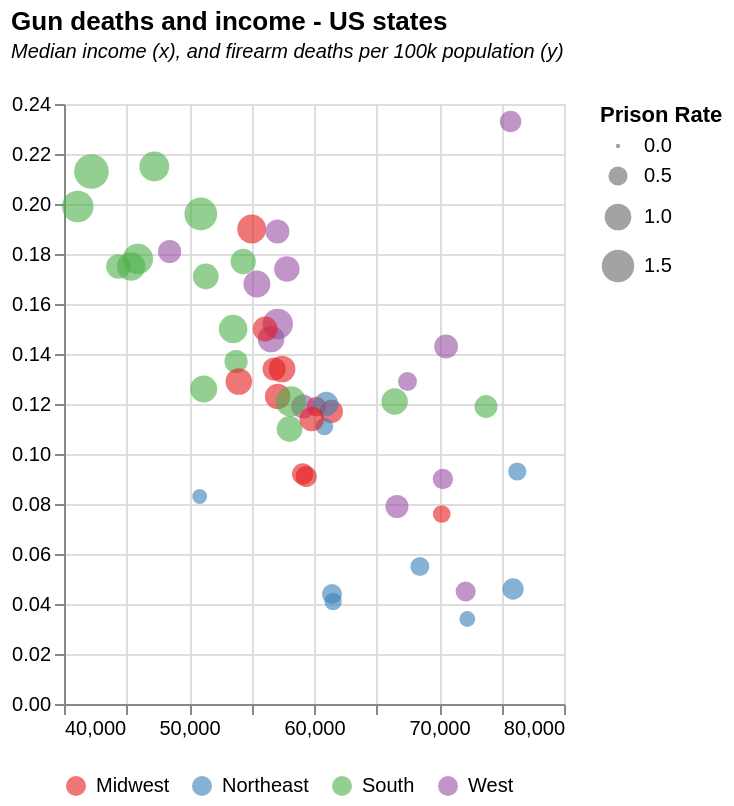

Source (Vega-Lite JSON):
### Vega-Lite specification from a JSON file in a GitHub repository (floating-point values rounded to 4 significant figures)
{"$schema": "https://vega.github.io/schema/vega-lite/v5.json", "description": "Various US measures state by state", "title": {"text": "Gun deaths and income - US states", "subtitle": ["Median income (x), and firearm deaths per 100k population (y)", ""], "subtitleFontStyle": "italic", "subtitleFontSize": 10, "anchor": "start", "color": "black"}, "data": {"values": [{"State": "Alabama", "StateInitials": "AL", "Gini": "0.472", "DeathRate": "21.5", "Firearms_vs_avg": "1.64700475", "medIncome": "47221", "Income_vs_med": "0.799827233", "ImprisonmentRate": "0.736", "PrisonRate": "1.264604811", "FirearmDeaths": "0.215", "GeographicDivision": "South"}, {"State": "Alaska", "StateInitials": "AK", "Gini": "0.422", "DeathRate": "23.3", "Firearms_vs_avg": "1.784893519", "medIncome": "75723", "Income_vs_med": "1.282592862", "ImprisonmentRate": "0.376", "PrisonRate": "0.64604811", "FirearmDeaths": "0.233", "GeographicDivision": "West"}, {"State": "Arizona", "StateInitials": "AZ", "Gini": "0.455", "DeathRate": "15.2", "Firearms_vs_avg": "1.164394055", "medIncome": "57100", "Income_vs_med": "0.967157303", "ImprisonmentRate": "0.764", "PrisonRate": "1.312714777", "FirearmDeaths": "0.152", "GeographicDivision": "West"}, {"State": "Arkansas", "StateInitials": "AR", "Gini": "0.458", "DeathRate": "17.8", "Firearms_vs_avg": "1.363566723", "medIncome": "45907", "Income_vs_med": "0.777570758", "ImprisonmentRate": "0.763", "PrisonRate": "1.310996564", "FirearmDeaths": "0.178", "GeographicDivision": "South"}, {"State": "California", "StateInitials": "CA", "Gini": "0.471", "DeathRate": "7.9", "Firearms_vs_avg": "0.605178489", "medIncome": "66637", "Income_vs_med": "1.128694592", "ImprisonmentRate": "0.43", "PrisonRate": "0.738831615", "FirearmDeaths": "0.079", "GeographicDivision": "West"}, {"State": "Colorado", "StateInitials": "CO", "Gini": "0.457", "DeathRate": "14.3", "Firearms_vs_avg": "1.095449671", "medIncome": "70566", "Income_vs_med": "1.195243822", "ImprisonmentRate": "0.46", "PrisonRate": "0.790378007", "FirearmDeaths": "0.143", "GeographicDivision": "West"}, {"State": "Connecticut", "StateInitials": "CT", "Gini": "0.486", "DeathRate": "4.6", "Firearms_vs_avg": "0.352382412", "medIncome": "75923", "Income_vs_med": "1.285980454", "ImprisonmentRate": "0.367", "PrisonRate": "0.630584192", "FirearmDeaths": "0.046", "GeographicDivision": "Northeast"}, {"State": "Delaware", "StateInitials": "DE", "Gini": "0.44", "DeathRate": "11", "Firearms_vs_avg": "0.842653593", "medIncome": "58046", "Income_vs_med": "0.983180609", "ImprisonmentRate": "0.544", "PrisonRate": "0.934707904", "FirearmDeaths": "0.11", "GeographicDivision": "South"}, {"State": "Florida", "StateInitials": "FL", "Gini": "0.474", "DeathRate": "12.6", "Firearms_vs_avg": "0.965221388", "medIncome": "51176", "Income_vs_med": "0.86681685", "ImprisonmentRate": "0.601", "PrisonRate": "1.032646048", "FirearmDeaths": "0.126", "GeographicDivision": "South"}, {"State": "Georgia", "StateInitials": "GA", "Gini": "0.468", "DeathRate": "15", "Firearms_vs_avg": "1.149073081", "medIncome": "53527", "Income_vs_med": "0.906637985", "ImprisonmentRate": "0.676", "PrisonRate": "1.161512027", "FirearmDeaths": "0.15", "GeographicDivision": "South"}, {"State": "Hawaii", "StateInitials": "HI", "Gini": "0.433", "DeathRate": "4.5", "Firearms_vs_avg": "0.344721924", "medIncome": "72133", "Income_vs_med": "1.221785599", "ImprisonmentRate": "0.323", "PrisonRate": "0.554982818", "FirearmDeaths": "0.045", "GeographicDivision": "West"}, {"State": "Idaho", "StateInitials": "ID", "Gini": "0.433", "DeathRate": "14.6", "Firearms_vs_avg": "1.118431132", "medIncome": "56564", "Income_vs_med": "0.958078558", "ImprisonmentRate": "0.587", "PrisonRate": "1.008591065", "FirearmDeaths": "0.146", "GeographicDivision": "West"}, {"State": "Illinois", "StateInitials": "IL", "Gini": "0.465", "DeathRate": "11.7", "Firearms_vs_avg": "0.896277003", "medIncome": "61386", "Income_vs_med": "1.039753383", "ImprisonmentRate": "0.442", "PrisonRate": "0.759450172", "FirearmDeaths": "0.117", "GeographicDivision": "Midwest"}, {"State": "Indiana", "StateInitials": "IN", "Gini": "0.44", "DeathRate": "15", "Firearms_vs_avg": "1.149073081", "medIncome": "56094", "Income_vs_med": "0.950117719", "ImprisonmentRate": "0.503", "PrisonRate": "0.864261168", "FirearmDeaths": "0.15", "GeographicDivision": "Midwest"}, {"State": "Iowa", "StateInitials": "IA", "Gini": "0.427", "DeathRate": "9.2", "Firearms_vs_avg": "0.704764823", "medIncome": "59094", "Income_vs_med": "1.000931588", "ImprisonmentRate": "0.373", "PrisonRate": "0.640893471", "FirearmDeaths": "0.092", "GeographicDivision": "Midwest"}, {"State": "Kansas", "StateInitials": "KS", "Gini": "0.445", "DeathRate": "13.4", "Firearms_vs_avg": "1.026505286", "medIncome": "56810", "Income_vs_med": "0.962245295", "ImprisonmentRate": "0.438", "PrisonRate": "0.75257732", "FirearmDeaths": "0.134", "GeographicDivision": "Midwest"}, {"State": "Kentucky", "StateInitials": "KY", "Gini": "0.466", "DeathRate": "17.5", "Firearms_vs_avg": "1.340585261", "medIncome": "45369", "Income_vs_med": "0.768458138", "ImprisonmentRate": "0.67", "PrisonRate": "1.151202749", "FirearmDeaths": "0.175", "GeographicDivision": "South"}, {"State": "Louisiana", "StateInitials": "LA", "Gini": "0.475", "DeathRate": "21.3", "Firearms_vs_avg": "1.631683775", "medIncome": "42196", "Income_vs_med": "0.714714003", "ImprisonmentRate": "0.997", "PrisonRate": "1.713058419", "FirearmDeaths": "0.213", "GeographicDivision": "South"}, {"State": "Maine", "StateInitials": "ME", "Gini": "0.437", "DeathRate": "8.3", "Firearms_vs_avg": "0.635820438", "medIncome": "50856", "Income_vs_med": "0.861396704", "ImprisonmentRate": "0.169", "PrisonRate": "0.290378007", "FirearmDeaths": "0.083", "GeographicDivision": "Northeast"}, {"State": "Maryland", "StateInitials": "MD", "Gini": "0.443", "DeathRate": "11.9", "Firearms_vs_avg": "0.911597978", "medIncome": "73760", "Income_vs_med": "1.249343654", "ImprisonmentRate": "0.424", "PrisonRate": "0.728522337", "FirearmDeaths": "0.119", "GeographicDivision": "South"}, {"State": "Massachusetts", "StateInitials": "MA", "Gini": "0.475", "DeathRate": "3.4", "Firearms_vs_avg": "0.260456565", "medIncome": "72266", "Income_vs_med": "1.224038348", "ImprisonmentRate": "0.195", "PrisonRate": "0.335051546", "FirearmDeaths": "0.034", "GeographicDivision": "Northeast"}, {"State": "Michigan", "StateInitials": "MI", "Gini": "0.451", "DeathRate": "12.3", "Firearms_vs_avg": "0.942239926", "medIncome": "57091", "Income_vs_med": "0.967004861", "ImprisonmentRate": "0.53", "PrisonRate": "0.910652921", "FirearmDeaths": "0.123", "GeographicDivision": "Midwest"}, {"State": "Minnesota", "StateInitials": "MN", "Gini": "0.44", "DeathRate": "7.6", "Firearms_vs_avg": "0.582197028", "medIncome": "70218", "Income_vs_med": "1.189349413", "ImprisonmentRate": "0.249", "PrisonRate": "0.427835052", "FirearmDeaths": "0.076", "GeographicDivision": "Midwest"}, {"State": "Mississippi", "StateInitials": "MS", "Gini": "0.468", "DeathRate": "19.9", "Firearms_vs_avg": "1.524436954", "medIncome": "41099", "Income_vs_med": "0.696133065", "ImprisonmentRate": "0.822", "PrisonRate": "1.412371134", "FirearmDeaths": "0.199", "GeographicDivision": "South"}, {"State": "Missouri", "StateInitials": "MO", "Gini": "0.455", "DeathRate": "19", "Firearms_vs_avg": "1.455492569", "medIncome": "55016", "Income_vs_med": "0.931858602", "ImprisonmentRate": "0.688", "PrisonRate": "1.182130584", "FirearmDeaths": "0.19", "GeographicDivision": "Midwest"}, {"State": "Montana", "StateInitials": "MT", "Gini": "0.435", "DeathRate": "18.9", "Firearms_vs_avg": "1.447832082", "medIncome": "57075", "Income_vs_med": "0.966733854", "ImprisonmentRate": "0.466", "PrisonRate": "0.800687285", "FirearmDeaths": "0.189", "GeographicDivision": "West"}, {"State": "Nebraska", "StateInitials": "NE", "Gini": "0.432", "DeathRate": "9.1", "Firearms_vs_avg": "0.697104336", "medIncome": "59374", "Income_vs_med": "1.005674215", "ImprisonmentRate": "0.364", "PrisonRate": "0.625429553", "FirearmDeaths": "0.091", "GeographicDivision": "Midwest"}, {"State": "Nevada", "StateInitials": "NV", "Gini": "0.448", "DeathRate": "16.8", "Firearms_vs_avg": "1.286961851", "medIncome": "55431", "Income_vs_med": "0.938887854", "ImprisonmentRate": "0.597", "PrisonRate": "1.025773196", "FirearmDeaths": "0.168", "GeographicDivision": "West"}, {"State": "New Hampshire", "StateInitials": "NH", "Gini": "0.425", "DeathRate": "9.3", "Firearms_vs_avg": "0.71242531", "medIncome": "76260", "Income_vs_med": "1.291688545", "ImprisonmentRate": "0.262", "PrisonRate": "0.450171821", "FirearmDeaths": "0.093", "GeographicDivision": "Northeast"}, {"State": "New Jersey", "StateInitials": "NJ", "Gini": "0.464", "DeathRate": "5.5", "Firearms_vs_avg": "0.421326796", "medIncome": "68468", "Income_vs_med": "1.15970799", "ImprisonmentRate": "0.284", "PrisonRate": "0.487972509", "FirearmDeaths": "0.055", "GeographicDivision": "Northeast"}, {"State": "New Mexico", "StateInitials": "NM", "Gini": "0.464", "DeathRate": "18.1", "Firearms_vs_avg": "1.386548184", "medIncome": "48451", "Income_vs_med": "0.820660919", "ImprisonmentRate": "0.438", "PrisonRate": "0.75257732", "FirearmDeaths": "0.181", "GeographicDivision": "West"}, {"State": "New York", "StateInitials": "NY", "Gini": "0.499", "DeathRate": "4.4", "Firearms_vs_avg": "0.337061437", "medIncome": "61437", "Income_vs_med": "1.040617219", "ImprisonmentRate": "0.325", "PrisonRate": "0.558419244", "FirearmDeaths": "0.044", "GeographicDivision": "Northeast"}, {"State": "North Carolina", "StateInitials": "NC", "Gini": "0.464", "DeathRate": "13.7", "Firearms_vs_avg": "1.049486747", "medIncome": "53764", "Income_vs_med": "0.910652281", "ImprisonmentRate": "0.438", "PrisonRate": "0.75257732", "FirearmDeaths": "0.137", "GeographicDivision": "South"}, {"State": "North Dakota", "StateInitials": "ND", "Gini": "0.433", "DeathRate": "11.9", "Firearms_vs_avg": "0.911597978", "medIncome": "60184", "Income_vs_med": "1.01939396", "ImprisonmentRate": "0.306", "PrisonRate": "0.525773196", "FirearmDeaths": "0.119", "GeographicDivision": "Midwest"}, {"State": "Ohio", "StateInitials": "OH", "Gini": "0.452", "DeathRate": "12.9", "Firearms_vs_avg": "0.98820285", "medIncome": "53985", "Income_vs_med": "0.914395569", "ImprisonmentRate": "0.578", "PrisonRate": "0.993127148", "FirearmDeaths": "0.129", "GeographicDivision": "Midwest"}, {"State": "Oklahoma", "StateInitials": "OK", "Gini": "0.454", "DeathRate": "19.6", "Firearms_vs_avg": "1.501455493", "medIncome": "50943", "Income_vs_med": "0.862870306", "ImprisonmentRate": "0.891", "PrisonRate": "1.530927835", "FirearmDeaths": "0.196", "GeographicDivision": "South"}, {"State": "Oregon", "StateInitials": "OR", "Gini": "0.449", "DeathRate": "11.9", "Firearms_vs_avg": "0.911597978", "medIncome": "59135", "Income_vs_med": "1.001626044", "ImprisonmentRate": "0.466", "PrisonRate": "0.800687285", "FirearmDeaths": "0.119", "GeographicDivision": "West"}, {"State": "Pennsylvania", "StateInitials": "PA", "Gini": "0.461", "DeathRate": "12", "Firearms_vs_avg": "0.919258465", "medIncome": "60979", "Income_vs_med": "1.032859635", "ImprisonmentRate": "0.484", "PrisonRate": "0.83161512", "FirearmDeaths": "0.12", "GeographicDivision": "Northeast"}, {"State": "Rhode Island", "StateInitials": "RI", "Gini": "0.467", "DeathRate": "4.1", "Firearms_vs_avg": "0.314079975", "medIncome": "61528", "Income_vs_med": "1.042158573", "ImprisonmentRate": "0.239", "PrisonRate": "0.410652921", "FirearmDeaths": "0.041", "GeographicDivision": "Northeast"}, {"State": "South Carolina", "StateInitials": "SC", "Gini": "0.461", "DeathRate": "17.7", "Firearms_vs_avg": "1.355906236", "medIncome": "54336", "Income_vs_med": "0.920340792", "ImprisonmentRate": "0.524", "PrisonRate": "0.900343643", "FirearmDeaths": "0.177", "GeographicDivision": "South"}, {"State": "South Dakota", "StateInitials": "SD", "Gini": "0.442", "DeathRate": "13.4", "Firearms_vs_avg": "1.026505286", "medIncome": "57450", "Income_vs_med": "0.973085587", "ImprisonmentRate": "0.583", "PrisonRate": "1.001718213", "FirearmDeaths": "0.134", "GeographicDivision": "Midwest"}, {"State": "Tennessee", "StateInitials": "TN", "Gini": "0.468", "DeathRate": "17.1", "Firearms_vs_avg": "1.309943312", "medIncome": "51344", "Income_vs_med": "0.869662427", "ImprisonmentRate": "0.545", "PrisonRate": "0.936426117", "FirearmDeaths": "0.171", "GeographicDivision": "South"}, {"State": "Texas", "StateInitials": "TX", "Gini": "0.469", "DeathRate": "12.1", "Firearms_vs_avg": "0.926918952", "medIncome": "58146", "Income_vs_med": "0.984874405", "ImprisonmentRate": "0.761", "PrisonRate": "1.307560137", "FirearmDeaths": "0.121", "GeographicDivision": "South"}, {"State": "Utah", "StateInitials": "UT", "Gini": "0.419", "DeathRate": "12.9", "Firearms_vs_avg": "0.98820285", "medIncome": "67481", "Income_vs_med": "1.142990227", "ImprisonmentRate": "0.287", "PrisonRate": "0.493127148", "FirearmDeaths": "0.129", "GeographicDivision": "West"}, {"State": "Vermont", "StateInitials": "VT", "Gini": "0.444", "DeathRate": "11.1", "Firearms_vs_avg": "0.85031408", "medIncome": "60837", "Income_vs_med": "1.030454445", "ImprisonmentRate": "0.243", "PrisonRate": "0.417525773", "FirearmDeaths": "0.111", "GeographicDivision": "Northeast"}, {"State": "Virginia", "StateInitials": "VA", "Gini": "0.459", "DeathRate": "12.1", "Firearms_vs_avg": "0.926918952", "medIncome": "66451", "Income_vs_med": "1.125544132", "ImprisonmentRate": "0.576", "PrisonRate": "0.989690722", "FirearmDeaths": "0.121", "GeographicDivision": "South"}, {"State": "Washington", "StateInitials": "WA", "Gini": "0.441", "DeathRate": "9", "Firearms_vs_avg": "0.689443849", "medIncome": "70310", "Income_vs_med": "1.190907705", "ImprisonmentRate": "0.333", "PrisonRate": "0.572164948", "FirearmDeaths": "0.09", "GeographicDivision": "West"}, {"State": "West Virginia", "StateInitials": "WV", "Gini": "0.451", "DeathRate": "17.5", "Firearms_vs_avg": "1.340585261", "medIncome": "44354", "Income_vs_med": "0.751266112", "ImprisonmentRate": "0.492", "PrisonRate": "0.845360825", "FirearmDeaths": "0.175", "GeographicDivision": "South"}, {"State": "Wisconsin", "StateInitials": "WI", "Gini": "0.43", "DeathRate": "11.4", "Firearms_vs_avg": "0.873295542", "medIncome": "59817", "Income_vs_med": "1.01317773", "ImprisonmentRate": "0.492", "PrisonRate": "0.845360825", "FirearmDeaths": "0.114", "GeographicDivision": "Midwest"}, {"State": "Wyoming", "StateInitials": "WY", "Gini": "0.423", "DeathRate": "17.4", "Firearms_vs_avg": "1.332924774", "medIncome": "57829", "Income_vs_med": "0.979505073", "ImprisonmentRate": "0.532", "PrisonRate": "0.914089347", "FirearmDeaths": "0.174", "GeographicDivision": "West"}]}, "mark": {"type": "circle", "size": 150, "color": "rgb(0,67,167)", "opacity": 0.6}, "height": 300, "width": 250, "encoding": {"x": {"field": "medIncome", "type": "quantitative", "scale": {"domain": [40000, 80000]}, "title": null}, "y": {"field": "FirearmDeaths", "type": "quantitative", "title": null}, "color": {"field": "GeographicDivision", "type": "ordinal", "scale": {"scheme": "set1"}, "legend": {"orient": "bottom"}, "title": null}, "size": {"field": "PrisonRate", "type": "quantitative", "title": "Prison Rate", "scale": {"range": [5, 300]}}}}
